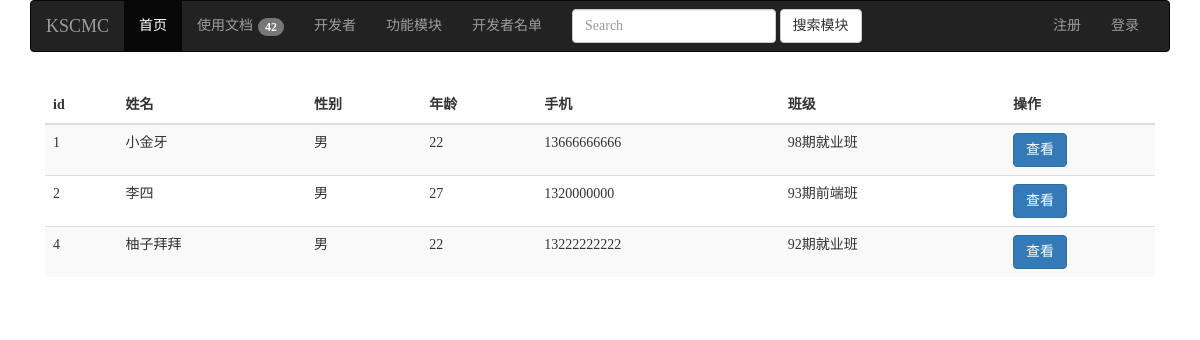
Page /index.php?s=home/entry/stu on the committed database.
### tables this page shows
CREATE TABLE `stu` (
  `id` int(10) NOT NULL AUTO_INCREMENT,
  `name` varchar(20) DEFAULT NULL,
  `sex` enum('男','女','保密') DEFAULT '男',
  `age` int(3) DEFAULT NULL,
  `cellphone` varchar(11) DEFAULT NULL,
  `gid` tinyint(50) DEFAULT NULL,
  PRIMARY KEY (`id`)
);

CREATE TABLE `grade` (
  `id` int(10) NOT NULL AUTO_INCREMENT,
  `gname` varchar(30) DEFAULT '',
  PRIMARY KEY (`id`)
);

### app/home/controller/Entry.php (called while the page is built, shortened)
<?php
class Entry extends Controller
{
    public function stu(){
        $sql = 'select s.*,g.gname from stu as s inner join grade as g on s.gid = g.id';
        $class = Stu::query($sql)->toArray();
        $data = Stu::get()->toArray();
        return View::make()->with('stu',$data)->with('class',$class);
    }
}
?>

### core/model/Model.php (called while the page is built, shortened)
<?php
class Model{
    protected static $config;
    public static function __callStatic($name, $arguments)
    {
        return self::parseAction($name,$arguments);
    }
    public static function parseAction($name,$arguments){
        $info = get_called_class();
        $table = strtolower(explode('\\',$info)[2]);
        return call_user_func_array([new Base(self::$config,$table),$name],$arguments);
    }
    public function getConfig($config){
        self::$config = $config;
    }
}
?>

### core/model/Base.php (called while the page is built, shortened)
<?php
class Base{
    protected $pdo;
    protected $table;
    protected static $where;
    public function __construct($config,$table)
    {
        $this->table = $table;
        $this->connect($config);
    }
    public function connect($config){
        if (is_null($this->pdo)){
            $dsn = 'mysql:host='.$config['host'].';dbname=' . $config['dbname'];
            try{
                $this->pdo = new \PDO($dsn,$config['username'],$config['password']);
                $this->pdo->query('set names utf8');
            }catch (\PDOException $e){
                die($e->getMessage());
            }
        }
    }
    public function get(){
        $sql = "select * from ".$this->table . self::$where;
        $result = $this->pdo->query($sql);
        $data = $result->fetchAll(\PDO::FETCH_ASSOC);
        $this->data = $data;
        return $this;
    }
    public function toArray(){
        return $this->data;
    }
    public function query($sql){
        $result = $this->pdo->query($sql);
        $data = $result->fetchAll(\PDO::FETCH_ASSOC);
        $this->data = $data;
        return $this;
    }
}
?>

### index.php (called while the page is built, shortened)
<?php
(new \core\Boot())->run();
?>

### core/view/Base.php (called while the page is built, shortened)
<?php
class Base{
    protected $file;
    public function make(){
        $this->file = 'app/'.MODULE.'/view/'.strtolower(CONTROLLER).'/'.ACTION.'.php';
        return $this;
    }
    public function with($name,$value){
        return $this;
    }
    public function __toString()
    {
        include $this->file;
        return '';
    }
}
?>

### core/view/View.php (called while the page is built, shortened)
<?php
class View{
    public static function __callStatic($name, $arguments)
    {
        return self::parseAction($name,$arguments);
    }
    public static function parseAction($name,$arguments){
        return call_user_func_array([new Base(),$name],$arguments);
    }
}
?>

### app/home/view/entry/stu.php (the view, shortened to what this page needs)
<!doctype html>
<html lang="en">
<head>
    <link rel="stylesheet" href="public/css/bootstrap.min.css">
</head>
<body>
<div class="container">
    <nav class="navbar navbar-inverse">
        <div class="container-fluid">
            <div class="navbar-header">
                <a class="navbar-brand" href="#">KSCMC</a>
            </div>
            <div class="collapse navbar-collapse" id="bs-example-navbar-collapse-1">
                <ul class="nav navbar-nav">
                    <li class="active"><a href="index.php">首页 <span class="sr-only">(current)</span></a></li>
                    <li><a href="#">使用文档<span class="badge" style="margin-left: 5px;">42</span></a></li>
                    <li><a href="#">开发者</a></li>
                    <li><a href="#">功能模块</a></li>
                    <li><a href="index.php?s=home/entry/stu">开发者名单</a></li>
                </ul>
                <form class="navbar-form navbar-left">
                    <div class="form-group">
                        <input type="text" class="form-control" placeholder="Search">
                    </div>
                    <button type="submit" class="btn btn-default">搜索模块</button>
                </form>
                <?php
                if (isset($_SESSION['username'])) {
                    ?>
                    <ul class="nav navbar-nav navbar-right">
                        <li><a href="javascript:;"><?php echo $_SESSION['username'] ?></a></li>
                        <li><a href="index.php?s=admin/entry/index">个人中心</a></li>
                        <li><a href="index.php?s=admin/login/logout">退出</a></li>
                    </ul>
                    <?php
                }else {
                    ?>
                    <ul class="nav navbar-nav navbar-right">
                        <li><a href="index.php?s=admin/login/regs">注册</a></li>
                        <li><a href="index.php?s=admin/login/logout">登录</a></li>
                    </ul>
                    <?php
                }
                ?>
            </div>
        </div>
    </nav>
    <div class="panel-body">
        <table class="table table-striped table-hover">
            <thead>
            <tr>
                <th>id</th>
                <th>姓名</th>
                <th>性别</th>
                <th>年龄</th>
                <th>手机</th>
                <th>班级</th>
                <th width="150">操作</th>
            </tr>
            </thead>
            <tbody>
            <?php foreach ($class as $k => $v) {
                ?>
                <tr>
                    <td><?php echo $v['id']; ?></td>
                    <td><?php echo $v['name']; ?></td>
                    <td><?php echo $v['sex']; ?></td>
                    <td><?php echo $v['age']; ?></td>
                    <td><?php echo $v['cellphone']; ?></td>
                    <td>
                        <?php echo $v['gname']; ?>
                    </td>
                    <td>
                        <div class="btn-group">
                            <a href="index.php?s=home/entry/look&id=<?php echo $v['id']; ?>" class="btn btn-primary">查看</a>
                        </div>
                    </td>
                </tr>
            <?php } ?>
            </tbody>
        </table>
    </div>
</div>
</body>
</html>

### core/Boot.php (shortened to what this page needs)
<?php
class Boot{
    public function run(){
        if (isset($_GET['s'])){
            $info = explode('/',$_GET['s']);
            $a = $info[2];
        }else{
            $m = 'home';
            $c = 'Entry';
            $a = 'index';
        }
        echo call_user_func_array([new $class,$a],[]);
    }
}
?>

### app/home/view/entry/stu.php (style rules this page uses)
body { font-family: 微软雅黑; }

### rows in the picture
stu: id "1", name "小金牙", sex "男", age "22", cellphone "13666666666", grade.gname "98期就业班"
stu: id "2", name "李四", sex "男", age "27", cellphone "1320000000", grade.gname "93期前端班"
stu: id "4", name "柚子拜拜", sex "男", age "22", cellphone "13222222222", grade.gname "92期就业班"
